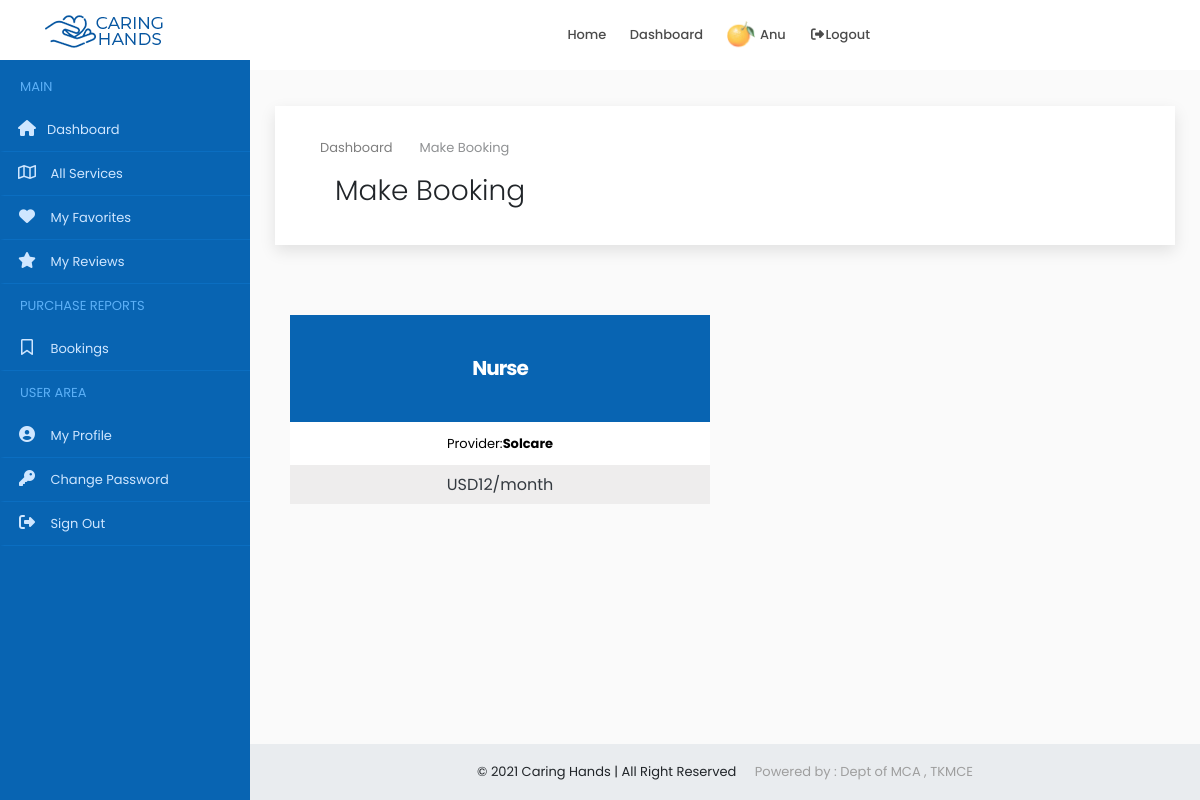
The app's page /user/service/booking/3/ (signed in) with its own data.
### accounts/models.py (models this page shows, shortened)
class Users(models.Model):
    user = models.ForeignKey(User,on_delete=models.CASCADE)
    name = models.CharField(max_length=150)
    email = models.EmailField(max_length=200,null=True, blank=True)
    organization = models.CharField(max_length=250,null=True, blank=True)
    mob = models.CharField(max_length=12)
    sex = models.CharField(max_length=10,choices=gender,default='Male')
    house = models.CharField(max_length=100,null=True, blank=True)
    street1 =models.CharField(max_length=100,null=True, blank=True)
    street2 =models.CharField(max_length=100,null=True, blank=True)
    city = models.CharField(max_length=100,null=True, blank=True)
    district = models.CharField(max_length=100,null=True, blank=True)
    state = models.CharField(max_length=100,null=True,choices=states, blank=True)
    pin = models.CharField(max_length=100,null=True,blank=True)
    age = models.IntegerField(null=True, blank=True)
    type = models.CharField(max_length=20,choices=user_type)
    approval = models.CharField(max_length=20,choices=approval_choices,default='Pending')
    document = models.FileField(upload_to='documents',null=True, blank=True)
    profile_picture = models.FileField(upload_to='dp',default='assets/img/user3.png')

class ProviderService(models.Model):
    user = models.ForeignKey(Users,on_delete=models.CASCADE,null=True, blank=True)
    service = models.ForeignKey(Service, on_delete=models.CASCADE,null=True, blank=True)
    count = models.IntegerField(null=True, blank=True)
    cost = models.IntegerField()

class Service(models.Model):
    category = models.CharField(max_length=250)
    providers = models.IntegerField(null=True, blank=True)
    users = models.IntegerField(null=True, blank=True)

### accounts/views.py (the view)
# urls.py: path('user/service/booking/<id>/',MakeServiceBooking.as_view(), name='make_service_booking'),
class MakeServiceBooking(View):
    def get(self, request,id):
        x = UserCheck(request)
        if x == True:
            user = request.user
            account = Users.objects.get(user=user)
            service = ProviderService.objects.get(id=id)
            context = {'account': account,'service': service}
            return render(request,'user/make_booking.html',context)
        else:
            return redirect('home')

### accounts/functions.py (called while the page is built)
def UserCheck(request):
    user = request.user
    if user.is_authenticated:
        try:
            u = Users.objects.get(user=user)
            if u.type == 'public':
                return (True)
            else:
                return (False)
        except:
            return (False)
    else:
        return (False)

### accounts/templates/user/make_booking.html (shortened to what this page needs)
{% extends 'common/dashboard_main.html' %}
{% load static %}
{% block content %}
{% include 'common/header.html' %}
{% include 'user/sidenav.html' %}
<div class="content-wrapper">
<div class="container-fluid overflow-hidden">
    <div class="row margin-tb-90px margin-lr-10px sm-mrl-0px">
        <div id="page-title" class="padding-30px background-white full-width box-shadow">
            <div class="container">
                <ol class="breadcrumb opacity-5">
                    <li><a href="{% url 'home' %}">Dashboard</a></li>
                    <li class="active">Make Booking</li>
                </ol>
                <div class="container-fluid">
                    <div class="row">
                        <div class="col-6">
                            <h1 class="font-weight-300">Make Booking</h1>
                        </div>
                        <div class="col-6">
                        </div>
                    </div>
                </div>
            </div>
        </div>
        <div class="container-fluid">
            <div class="row" style="margin-top:40px">
                <div class="col-lg-6 col-md-6  col-12 sm-mb-40px wow fadeInUp" data-wow-delay="0.2s" style="visibility: visible; animation-delay: 0.2s; animation-name: fadeInUp;margin-top: 30px;">
                    <a href="#" data-toggle="modal" data-target="#addservice_{{i.id}}">
                        <div class="pricing hover-effect">
                            <div class="pricing-head text-center">
                                <h3 class="font-weight-700 padding-40px background-main-color margin-0px text-white">
                                    <span class=" z-index-2 position-relative d-block">{{service.service.category|title}}
                                    </span>
                                </h3>
                            </div>
                            <ul class="pricing-content text-center list-unstyled background-white">
                                <li>Provider:<strong>{{service.user.organization}}</strong></li>
                            </ul>
                            <div class="pricing-footer">
                                <a href="" class="btn btn-block background-grey-1 text-dark rounded-0">USD{{service.cost}}/month</a>
                            </div>
                        </div>
                    </a>
                </div>
                <div class="col-lg-6 col-md-6 col-12">
                </div>
            </div>
        </div>
    </div>
</div>
{% include 'common/small_footer.html' %}
</div>
{% endblock %}

### accounts/templates/common/header.html (shortened to what this page needs)
{% load static %}
<header>
    <div id="fixed-header-dark" class="header-output fixed-header" style="background-color: white;">
        <div class="container header-in">
            <div class="row">
                <div class="col-lg-2 col-md-12">
                    <a id="logo" href="{% url 'index' %}" class="d-inline-block margin-tb-15px"><img
                            src="{% static 'assets/img/logo-1.png' %}" alt=""></a>
                </div>
                <div class="col-lg-7 col-md-12 position-inherit">
                    <ul id="menu-main" class="nav-menu float-lg-right link-padding-tb-20px">
                        <li><a href="{% url 'index' %}">Home</a>
                        </li>
                        <li><a href="{% url 'home' %}">Dashboard</a>
                        </li>
                        {% if request.user.is_authenticated %}
                        <li><a href="{% url 'home' %}"><img src="{{account.profile_picture.url}}" class="height-30px border-radius-30" alt=""> {{account.name|title}}</a></li>
                        <li><a href="{% url 'logout' %}" data-toggle="modal" data-target="#exampleModal"><i class="fa fa-fw fa-sign-out-alt"></i>Logout</a></li>
                        {% else %}
                        <li><a href="{% url 'login' %}"><i class="far fa-user"></i> Login</a></li>
                        {% endif %}
                    </ul>
                </div>
                <div class="col-lg-3 col-md-12">
                </div>
            </div>
        </div>
    </div>
</header>

### static/assets/css/colors/main.css (style rules this page uses)
.background-main-color { background-color: #0864b2; }

### static/assets/css/sb-admin.css (style rules this page uses)
html { position: relative; min-height: 100%; }
body { overflow-x: hidden; }
.content-wrapper { min-height: calc(100vh - 56px); padding-top: 1rem; }
.content-wrapper { overflow-x: hidden; }
@media (min-width: 992px) { .content-wrapper { margin-left: 250px; } }

### records on screen
Users: profile_picture (picture), name "Anu"
ProviderService: service.category "Nurse", user.organization "Solcare", cost "12"
